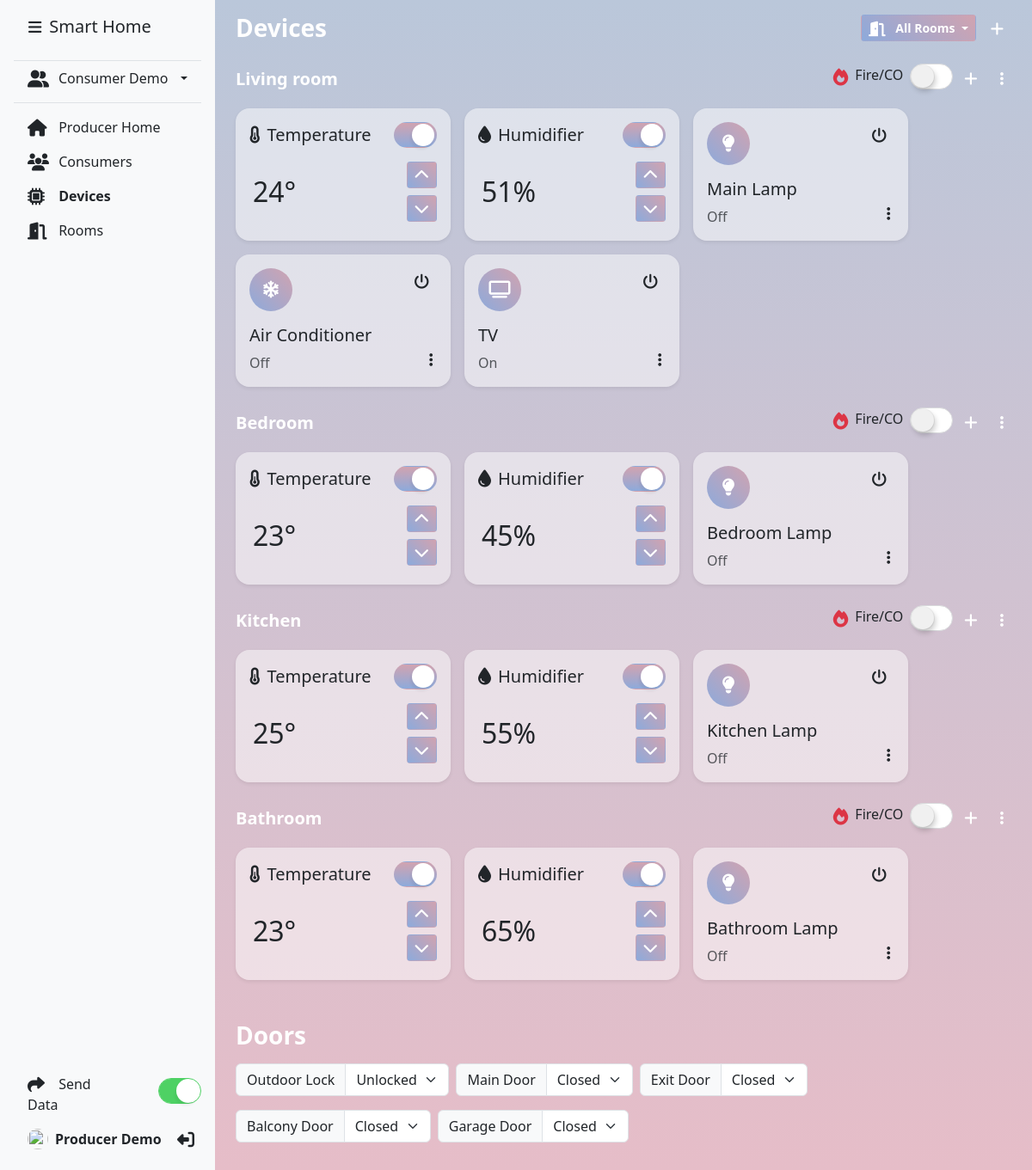
The page /producer_devices.php (signed in) on the database its author committed.
### tables this page shows
CREATE TABLE consumers (
    id INT NOT NULL AUTO_INCREMENT,
    username VARCHAR(255) NOT NULL,
    password VARCHAR(255) NOT NULL,
    name VARCHAR(255) NOT NULL,
    email VARCHAR(255) NOT NULL,
    birth_date DATE NULL DEFAULT NULL,
    settings TEXT NOT NULL DEFAULT '{}',
    deleted_at DATETIME NULL DEFAULT NULL,
    disabled_at DATETIME NULL DEFAULT NULL,
    reason VARCHAR(255) NULL DEFAULT NULL,
    PRIMARY KEY (id)
);

CREATE TABLE rooms (
    id INT NOT NULL AUTO_INCREMENT,
    name VARCHAR(255) NOT NULL,
    user_id INT NOT NULL,
    data text NOT NULL DEFAULT '{}',
    PRIMARY KEY (id)
);

CREATE TABLE devices (
    id INT NOT NULL AUTO_INCREMENT,
    user_id INT NOT NULL,
    room_id INT NOT NULL,
    name VARCHAR(255) NOT NULL,
    type VARCHAR(255) NOT NULL DEFAULT 'sensor',
    status INT NOT NULL DEFAULT 0,
    electricity INT NOT NULL DEFAULT 0,
    water INT NOT NULL DEFAULT 0,
    gas INT NOT NULL DEFAULT 0,
    data text NOT NULL DEFAULT '{}',
    PRIMARY KEY (id)
);

CREATE TABLE home_configs (
    id INT NOT NULL AUTO_INCREMENT,
    user_id INT NOT NULL,
    type VARCHAR(255) NOT NULL,
    data text NOT NULL DEFAULT '',
    PRIMARY KEY (id)
);

### producer_devices.php (the view, shortened to what the rows shown need)
<?php
require_once 'dbconfig.php';
$user_id = intval($_SESSION['user']);
$stmt = $db->prepare("SELECT * FROM rooms WHERE user_id = ?");
$stmt->execute([$user_id]);
$rooms = $stmt->fetchAll(PDO::FETCH_ASSOC);
?>
<!DOCTYPE html>
<html lang="en">
<head>
    <link href="https://cdn.jsdelivr.net/npm/bootstrap@5.3.0/dist/css/bootstrap.min.css" rel="stylesheet"
>
    <link rel="stylesheet" href="https://cdnjs.cloudflare.com/ajax/libs/font-awesome/6.4.0/css/all.min.css"
 />
    <link href="css/app.css" rel="stylesheet">
</head>
<body <?php if(isset($_COOKIE['sidebar-toggle']) && $_COOKIE['sidebar-toggle'] == '1') { echo ' class="sidebar-toggle"'; } ?>>
    <main class="d-flex flex-nowrap">
        <?php include 'components/producerSidebar.php';?>
        <div class="d-flex flex-column flex-fill p-3 px-md-4 px-sm-2 mw-100 w-100">
            <div class="devices w-100">
                            <?php
                            $stmt = $db->prepare("SELECT * FROM rooms WHERE user_id = ?");
                            $stmt->execute([$user_id]);
                            ?>
                <?php
                foreach ($rooms as $room) {
                    $room_id = intval($room['id']);
                    $room_name = $room['name'];
                    $stmt = $db->prepare("SELECT * FROM devices WHERE room_id = ?");
                    $stmt->execute([$room_id]);
                    $devices = $stmt->fetchAll(PDO::FETCH_ASSOC);
                    $room['data'] = @json_decode($room['data'], true);
                ?>
                <div class="d-flex flex-column mt-4 room-area" id="room-<?php echo $room_id; ?>">
                    <div class="d-flex align-items-center mb-3">
                        <h5 class="flex-grow-1 mr-2 mb-0 text-white fw-bold h5 me-auto"><?php echo $room_name; ?></h5>
                        <?php
                        $fireco = isset($room['data']['fireco']) ? $room['data']['fireco'] : '0';
                        $firecoStatus = isset($room['data']['fireco_status']) ? $room['data']['fireco_status'] : '0';
                        if($firecoStatus == '1') {
                        ?>
                        <div class="d-flex align-items-center me-auto">
                            <i class="fas fa-fire fa-lg me-2 mb-1 text-danger"></i>
                            <h5 class="h6 me-2">Fire/CO</h5>
                            <label class="switch ms-auto">
                                <input type="checkbox" class="apple-switch sh-switch"<?php if ($fireco == '1') { echo ' checked'; } ?> onchange="setRoomData('<?php echo $room_id; ?>', 'fireco', this.checked ? '1' : '0');">
                            </label>
                        </div>
                        <?php
                        }
                        ?>
                        <button class="btn btn-sm text-white add-device-btn ms-1" data-room="<?php echo $room_id; ?>">
                        </button>
                        <div class="dropdown ms-2">
                            <button class="btn btn-sm text-white" type="button" id="dropdownMenuButton1"
                                data-bs-toggle="dropdown" aria-expanded="false">
                            </button>
                        </div>
                    </div>
                    <div class="d-flex flex-wrap flex-row gap-3 producer-devices">
                        <?php if($room['data']['temperature_status'] == '1') { ?>
                        <div class="bg-white-50 rounded-4 p-3 shadow-sm temperature" data-room="<?php echo $room['id']; ?>" data-temperature="<?php echo (isset($room['data']['temperature']) ? $room['data']['temperature'] : 25); ?>" data-chart="<?php echo json_encode($sensors['temperature']) ?>" style="min-width: 250px;">
                            <div class="d-flex mb-3 align-items-center justify-content-start">
                                <i class="fas fa-thermometer-half fa-lg me-2"></i>
                                <h5 class="mb-0 me-2">Temperature</h5>
                                <label class="switch ms-auto d-flex align-items-center justify-content-start">
                                    <input type="checkbox" class="apple-switch sh-switch" onchange="setRoomData(<?php  echo $room['id']; ?>, 'temperature_status', this.checked?'1':'0')"<?php if (isset($room['data']['temperature_status']) && $room['data']['temperature_status'] == '1') { echo ' checked'; } ?>>
                                </label>
                            </div>
                            <div class="d-flex align-items-center">
                                <span class="set-text me-auto rounded p-1 py-3 h1 h2 mb-0 fw-normal"><?php echo (isset($room['data']['temperature']) ? $room['data']['temperature'] : 25); ?>&deg;</span>
                                <div class="d-flex flex-column h-100">
                                    <button class="btn btn-sm btn-sh mb-1 increase" type="button">
                                    </button>
                                    <button class="btn btn-sm btn-sh mt-1 decrease" type="button">
                                    </button>
                                </div>
                            </div>
                        </div>
                        <?php
                        }
                        if($room['data']['humidity_status'] == '1') {
                        ?>
                        <div class="bg-white-50 rounded-4 p-3 shadow-sm humidity" data-room="<?php echo $room['id']; ?>"  data-humidity="<?php echo (isset($room['data']['humidity']) ? $room['data']['humidity'] : 50); ?>" data-chart="<?php echo json_encode($sensors['humidity']) ?>" style="min-width: 250px;">
                            <div class="d-flex mb-3 align-items-center">
                                <i class="fa fa-tint fa-lg me-2"></i>
                                <h5 class="h5 me-2 mb-0">Humidifier</h5>
                                <label class="switch ms-auto d-flex align-items-center justify-content-start">
                                    <input type="checkbox" class="apple-switch sh-switch" onchange="setRoomData(<?php  echo $room['id']; ?>, 'humidity_status', this.checked?'1':'0')"<?php if (isset($room['data']['humidity_status']) && $room['data']['humidity_status'] == '1') { echo ' checked'; } ?>>
                                </label>
                            </div>
                            <div class="d-flex align-items-center">
                                <span class="set-text me-auto rounded p-1 py-3 h1 h2 mb-0 fw-normal"><?php echo (isset($room['data']['humidity']) ? $room['data']['humidity'] : 50); ?>%</span>
                                <div class="d-flex flex-column">
                                    <button class="btn btn-sm btn-sh mb-1 increase" type="button">
                                    </button>
                                    <button class="btn btn-sm btn-sh mt-1 decrease" type="button">
                                    </button>
                                </div>
                            </div>
                        </div>
                        <?php
                        }
                        foreach ($devices as $device) {
                            $device_type = $device['type'];
                            $device_id = intval($device['id']);
                            $device_name = $device['name'];
                            $device_status = $device['status'];
                            $device = $device_group[$device_type];
                        ?>
                        <div class="bg-white-50 shadow-sm p-3 rounded-4 room-device d-flex flex-column" style="width: 250px;">
                            <div class="d-flex justify-content-center align-items-start mb-3">
                                <div class="d-flex justify-content-center align-items-center rounded-circle btn-sh text-white me-2"
                                    style="width: 50px; height: 50px;">
                                    <i class="<?php echo $device['icon']; ?> fa-lg"></i>
                                </div>
                                <button class="btn btn-sm text-dark ms-auto on-off-btn" type="button" data-id="<?php echo $device_id; ?>" data-status="<?php echo $device_status; ?>">
                                </button>
                            </div>
                            <div class="d-flex h-100">
                                <div class="d-flex flex-column">
                                    <span class="h5 text-truncate"  style="width: 200px;"><?php echo $device_name; ?></span>
                                    <span class="text-muted mt-auto"><?php echo ($device_status == 1) ? 'On' : 'Off'; ?></span>
                                </div>
                                <div class="ms-auto mt-auto">
                                    <button class="btn btn-sm text-dark edit-device-producer" data-id="<?php echo $device_id; ?>" type="button">
                                    </button>
                                </div>
                            </div>
                        </div>
                        <?php } ?>
                    </div>
                </div>
                <?php } ?>
            </div>
            <div class="doors mt-5 w-100">
                <div class="user w-100 d-flex flex-wrap mt-3">
                    <div class="input-group mb-3 w-auto me-2">
                        <?php
                        $outdoor_lock = '0';
                        $stmt = $db->prepare("SELECT data FROM home_configs WHERE type = 'outdoor_lock' AND user_id = ? LIMIT 1");
                        if($stmt->execute([$user_id])) {
                            $outdoor_lock = $stmt->fetch(PDO::FETCH_ASSOC);
                            $outdoor_lock = @json_decode($outdoor_lock['data'], true);
                            $outdoor_lock = $outdoor_lock['status'];
                        }
                        ?>
                        <label class="input-group-text" for="outdoorLock">Outdoor Lock</label>
                        <select class="form-select" id="outdoorLock" onchange="setConfig('outdoor_lock', 'status', this.value);">
                            <option value="0"<?php echo $outdoor_lock == '0' ? ' selected' : ''; ?>>Unlocked</option>
                        </select>
                    </div>
                    <?php
                    $stmt = $db->prepare("SELECT * FROM home_configs WHERE type = 'door' AND user_id = ?");
                    if($stmt->execute([$user_id])) {
                        $doors = $stmt->fetchAll(PDO::FETCH_ASSOC);
                        foreach ($doors as $door) {
                            $door_id = intval($door['id']);
                            $door_data = @json_decode($door['data'], true);
                            $door_name = $door_data['name'];
                            $door_status = $door_data['status'];
                    ?>
                    <div class="input-group mb-3 w-auto me-2">
                        <label class="input-group-text" for="door-<?php echo $door_id; ?>"><?php echo $door_name; ?></label>
                        <select class="form-select" id="door-<?php echo $door_id; ?>" onchange="setConfig('<?php echo $door_id; ?>', 'status', this.value);">
                            <option value="1"<?php echo $door_status == '1' ? ' selected' : ''; ?>>Closed</option>
                        </select>
                    </div>
                    <?php
                        }
                    }
                    ?>
                </div>
            </div>
        </div>
    </main>
</body>
</html>

### components/producerSidebar.php (shortened to what the rows shown need)
<?php
$user_id = intval($_SESSION['user']);
if(!isset($room_ids)) {
    $stmt = $db->prepare("SELECT * FROM rooms WHERE user_id = ?");
    $stmt->execute([$user_id]);
    $rooms = $stmt->fetchAll(PDO::FETCH_ASSOC);
}
$stmt = $db->prepare("SELECT * FROM consumers WHERE deleted_at IS NULL");
$stmt->execute();
$get_consumers = $stmt->fetchAll(PDO::FETCH_ASSOC);
$consumers = [];
foreach($get_consumers as $consumer) {
    $consumers[$consumer['id']] = $consumer;
}
?>
<div class="d-flex flex-column flex-shrink-0 p-3 text-bg-light sidebar">
    <nav class="d-flex flex-column flex-fill">
        <br>
        <ul class="nav nav-pills flex-column mb-auto">
            <li class="nav-item dropdown border-top border-bottom mb-2 pb-2">
                <a href="#" class="nav-link text-dark d-flex justify-content-betsween align-items-center dropdown-toggle" id="dropdownMenuButton1" data-bs-toggle="dropdown" aria-expanded="false">
                    <i class="fas fa-user-friends fa-lg me-2"></i>
                    <span class="text-truncate me-auto ms-1"><?php echo ($user_id && isset($consumers[$user_id]['name'])) ? $consumers[$user_id]['name'] : 'Select Consumer'; ?></span>
                </a>
            </li>
        </ul>
    </nav>
</div>

### rows shown on the page
consumers: name "Consumer Demo"
rooms: name "Living room", temperature "24", humidity "51"
devices: name "Main Lamp", status "Off"
devices: name "Air Conditioner", status "Off"
devices: name "TV", status "On"
rooms: name "Bedroom", $room['id'] 2 (drawn), temperature "23", humidity "45"
devices: name "Bedroom Lamp", status "Off"
rooms: name "Kitchen", temperature "25", humidity "55"
devices: name "Kitchen Lamp", status "Off"
rooms: name "Bathroom", temperature "23", humidity "65"
devices: name "Bathroom Lamp", status "Off"
home_configs: data "Unlocked"
home_configs: data "Main Door", data+id "Closed"
home_configs: data "Exit Door", data+id "Closed"
home_configs: data "Balcony Door", data+id "Closed"
home_configs: data "Garage Door", data+id "Closed"

### other values the page prints
$name "Smart Home"
$_SESSION['name'] "Producer Demo"
